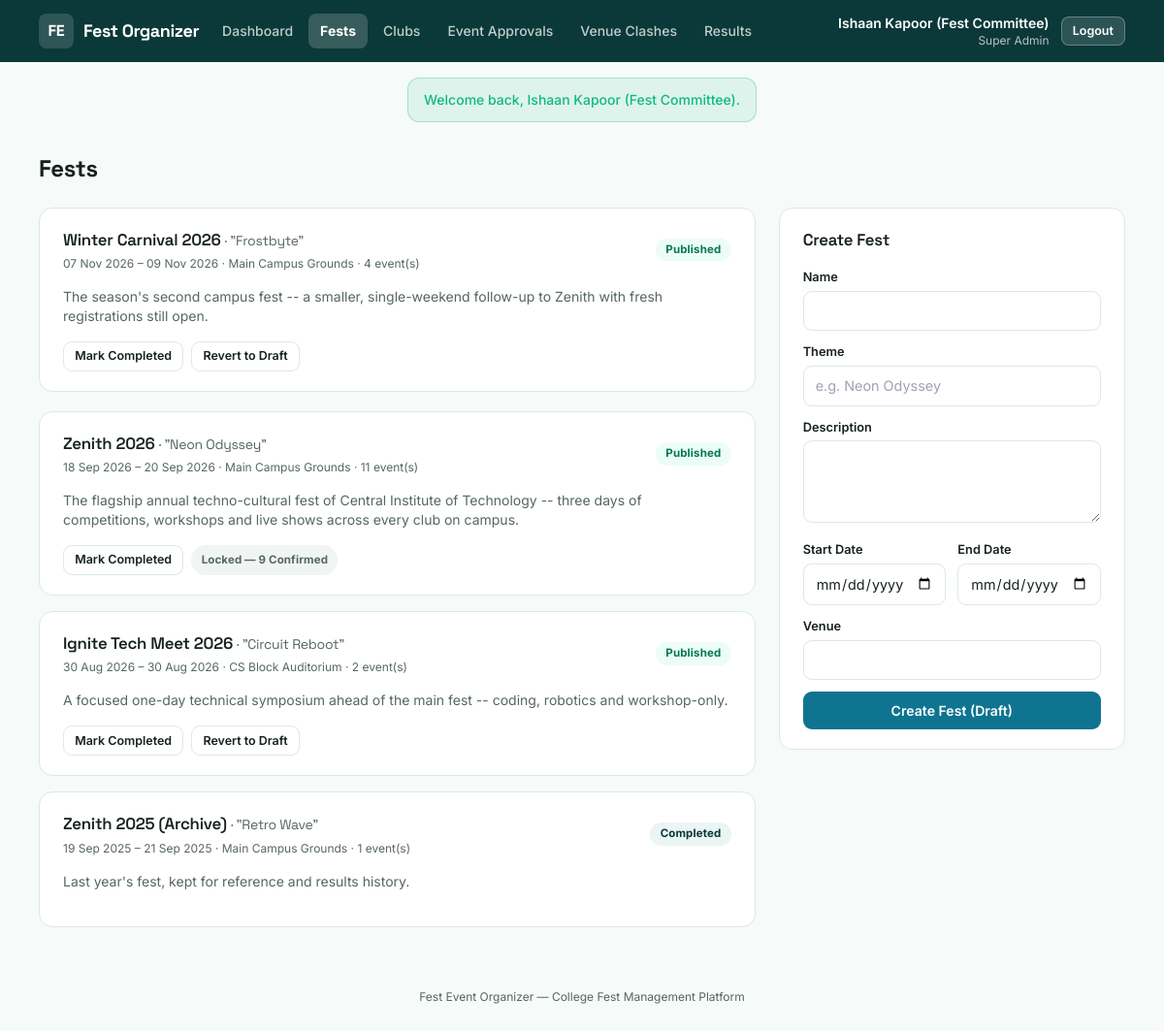
The page /index.php?route=admin/fests (signed in) on the database its author committed.
### tables this page shows
CREATE TABLE fests (
    id            INT AUTO_INCREMENT PRIMARY KEY,
    name          VARCHAR(150) NOT NULL,
    slug          VARCHAR(150) NOT NULL UNIQUE,
    description   TEXT NOT NULL,
    theme         VARCHAR(100) NOT NULL,
    start_date    DATE NOT NULL,
    end_date      DATE NOT NULL,
    venue         VARCHAR(150) NOT NULL,
    status        ENUM('draft', 'published', 'completed') NOT NULL DEFAULT 'draft',
    created_by    INT NOT NULL,
    created_at    TIMESTAMP NOT NULL DEFAULT CURRENT_TIMESTAMP,
    FOREIGN KEY (created_by) REFERENCES users(id)
);

### app/controllers/AdminController.php (called while the page is built, shortened)
<?php
require_once __DIR__ . '/../models/Fest.php';
class AdminController
{
    public function fests(): void
    {
        $fests = Fest::all();
        $old = [];
        require __DIR__ . '/../views/admin/fests.php';
    }
}

### public/index.php (called while the page is built, shortened)
<?php
require_once __DIR__ . '/../core/helpers.php';
require_once __DIR__ . '/../core/Database.php';
require_once __DIR__ . '/../app/models/Fest.php';
require_once __DIR__ . '/../app/controllers/AdminController.php';
$router = new Router();
$router->get('login', fn() => (new AuthController())->showLogin());
$router->post('login', fn() => (new AuthController())->login());
$router->get('register', fn() => (new AuthController())->showRegister());
$router->post('register', fn() => (new AuthController())->register());
$router->post('logout', fn() => (new AuthController())->logout());
$router->get('admin/dashboard', fn() => (new AdminController())->dashboard());
$router->get('admin/fests', fn() => (new AdminController())->fests());
$router->post('admin/fests/store', fn() => (new AdminController())->festStore());
$router->post('admin/fests/update', fn() => (new AdminController())->festUpdate());
$router->post('admin/fests/status', fn() => (new AdminController())->festStatus());
$router->get('admin/clubs', fn() => (new AdminController())->clubs());
$router->post('admin/clubs/store', fn() => (new AdminController())->clubStore());
$router->post('admin/clubs/status', fn() => (new AdminController())->clubStatus());
$router->get('admin/events', fn() => (new AdminController())->events());
$router->post('admin/events/approve', fn() => (new AdminController())->eventApprove());
$router->post('admin/events/reject', fn() => (new AdminController())->eventReject());
$router->get('admin/clashes', fn() => (new AdminController())->clashes());
$router->get('admin/results', fn() => (new AdminController())->results());
$router->get('organizer/dashboard', fn() => (new OrganizerController())->dashboard());
$router->get('organizer/events', fn() => (new OrganizerController())->events());
$router->get('organizer/events/new', fn() => (new OrganizerController())->eventNew());
$router->post('organizer/events/store', fn() => (new OrganizerController())->eventStore());
$router->get('organizer/events/edit', fn() => (new OrganizerController())->eventEdit());
$router->post('organizer/events/update', fn() => (new OrganizerController())->eventUpdate());
$router->get('organizer/events/roster', fn() => (new OrganizerController())->roster());
$router->post('organizer/registrations/verify', fn() => (new OrganizerController())->verifyEpass());
$router->get('organizer/events/results', fn() => (new OrganizerController())->resultsForm());
$router->post('organizer/results/store', fn() => (new OrganizerController())->resultStore());
$router->post('organizer/results/delete', fn() => (new OrganizerController())->resultDelete());
$router->get('organizer/club', fn() => (new OrganizerController())->profile());
$router->post('organizer/club/update', fn() => (new OrganizerController())->profileUpdate());
$router->get('organizer/fests', fn() => (new OrganizerController())->browseFests());
$router->get('organizer/fests/show', fn() => (new OrganizerController())->browseFestShow());
$router->get('participant/dashboard', fn() => (new ParticipantController())->dashboard());
$router->get('participant/fests', fn() => (new ParticipantController())->fests());
$router->get('participant/fests/show', fn() => (new ParticipantController())->festShow());
$router->get('participant/events/show', fn() => (new ParticipantController())->eventShow());
$router->post('participant/events/register', fn() => (new ParticipantController())->register());
$router->get('participant/registrations', fn() => (new ParticipantController())->registrations());
$router->post('participant/registrations/cancel', fn() => (new ParticipantController())->registrationCancel());
$router->get('participant/registrations/epass', fn() => (new ParticipantController())->epass());
$router->get('participant/certificates', fn() => (new ParticipantController())->certificates());
$router->get('participant/certificates/show', fn() => (new ParticipantController())->certificateShow());
$route = $_GET['route'] ?? '';
$router->dispatch($_SERVER['REQUEST_METHOD'], $route);

### core/Router.php (called while the page is built, shortened)
<?php
class Router
{
    private array $routes = ['GET' => [], 'POST' => []];
    public function get(string $route, callable $handler): void
    {
        $this->routes['GET'][$route] = $handler;
    }
    public function post(string $route, callable $handler): void
    {
        $this->routes['POST'][$route] = $handler;
    }
    public function dispatch(string $method, string $route): void
    {
        $handler = $this->routes[$method][$route] ?? null;
        try {
            $handler();
        } catch (Throwable $e) {
            error_log($e->getMessage());
            http_response_code(500);
            require __DIR__ . '/../app/views/errors/500.php';
        }
    }
}

### core/Database.php (called while the page is built)
<?php
class Database
{
    private static ?PDO $instance = null;
    public static function connect(): PDO
    {
        if (self::$instance === null) {
            $config = require __DIR__ . '/../config/database.php';
            $dsn = sprintf(
                'mysql:host=%s;port=%d;dbname=%s;charset=%s',
                $config['host'],
                $config['port'],
                $config['database'],
                $config['charset']
            );
            self::$instance = new PDO($dsn, $config['username'], $config['password'], [
                PDO::ATTR_ERRMODE            => PDO::ERRMODE_EXCEPTION,
                PDO::ATTR_DEFAULT_FETCH_MODE => PDO::FETCH_ASSOC,
                PDO::ATTR_EMULATE_PREPARES   => false,
            ]);
        }
        return self::$instance;
    }
}

### app/models/Fest.php (called while the page is built, shortened)
<?php
require_once __DIR__ . '/../../core/Database.php';
class Fest
{
    public static function all(): array
    {
        $stmt = Database::connect()->query(
            "SELECT f.*, (SELECT COUNT(*) FROM events e WHERE e.fest_id = f.id) AS event_count,
                    (SELECT COUNT(*) FROM registrations r JOIN events e2 ON e2.id = r.event_id
                      WHERE e2.fest_id = f.id AND r.status = 'confirmed') AS confirmed_registrations
             FROM fests f ORDER BY f.start_date DESC"
        );
        return $stmt->fetchAll();
    }
}

### core/helpers.php (called while the page is built, shortened)
<?php
function e(?string $value): string
{
    return htmlspecialchars($value ?? '', ENT_QUOTES, 'UTF-8');
}
function old(array $data, string $key, string $default = ''): string
{
    return e($data[$key] ?? $default);
}
function format_date(?string $date): string
{
    $ts = strtotime($date);
    return $ts === false ? '-' : date('d M Y', $ts);
}

### app/views/admin/fests.php (the view, shortened to what this page needs)
<?php $pageTitle = 'Manage Fests'; require __DIR__ . '/../partials/header.php'; require __DIR__ . '/../partials/navbar.php'; require __DIR__ . '/../partials/flash.php'; ?>
<main class="max-w-6xl mx-auto px-4 py-8 flex-1 w-full">
    <div class="flex items-center justify-between mb-6 flex-wrap gap-3">
        <h1 class="font-display text-2xl font-bold">Fests</h1>
    </div>
    <div class="grid lg:grid-cols-3 gap-6">
        <div class="lg:col-span-2 space-y-4">
            <?php foreach ($fests as $f): ?>
                <div class="card">
                    <div class="card-head">
                        <div>
                            <h2><?= e($f['name']) ?> <span class="text-slateink font-normal text-sm">&middot; "<?= e($f['theme']) ?>"</span></h2>
                            <p class="text-xs text-slateink mt-1"><?= format_date($f['start_date']) ?> &ndash; <?= format_date($f['end_date']) ?> &middot; <?= e($f['venue']) ?> &middot; <?= (int)$f['event_count'] ?> event(s)</p>
                        </div>
                        <?php $badgeClass = $f['status'] === 'published' ? 'badge-mint' : ($f['status'] === 'completed' ? 'badge-teal' : 'badge-slate'); ?>
                        <span class="badge <?= $badgeClass ?>"><?= e($f['status']) ?></span>
                    </div>
                    <p class="text-sm text-slateink mb-4"><?= e($f['description']) ?></p>
                    <div class="flex gap-2 flex-wrap">
                        <?php if ($f['status'] === 'draft'): ?>
                            <form method="POST" action="/index.php?route=admin/fests/status">
                                <?= Csrf::field() ?>
                                <input type="hidden" name="id" value="<?= (int)$f['id'] ?>">
                                <input type="hidden" name="status" value="published">
                                <button type="submit" class="btn-primary btn-sm">Publish</button>
                            </form>
                        <?php elseif ($f['status'] === 'published'): ?>
                            <form method="POST" action="/index.php?route=admin/fests/status">
                                <button type="submit" class="btn-secondary btn-sm">Mark Completed</button>
                            </form>
                            <?php if ((int)($f['confirmed_registrations'] ?? 0) === 0): ?>
                                <form method="POST" action="/index.php?route=admin/fests/status">
                                    <button type="submit" class="btn-secondary btn-sm">Revert to Draft</button>
                                </form>
                            <?php else: ?>
                                <span class="badge badge-slate" title="Un-publishing would hide this fest from participants who already hold e-passes for its events.">
                                    Locked &mdash; <?= (int)$f['confirmed_registrations'] ?> confirmed
                                </span>
                            <?php endif; ?>
                        <?php endif; ?>
                    </div>
                </div>
            <?php endforeach; ?>
        </div>
        <div class="card h-fit">
            <div class="card-head"><h2>Create Fest</h2></div>
            <form method="POST" action="/index.php?route=admin/fests/store" class="space-y-3">
                <div>
                    <label class="field-label">Name</label>
                    <input type="text" name="name" value="<?= old($old ?? [], 'name') ?>" class="field-input" required>
                </div>
                <div>
                    <label class="field-label">Theme</label>
                    <input type="text" name="theme" value="<?= old($old ?? [], 'theme') ?>" class="field-input" placeholder="e.g. Neon Odyssey" required>
                </div>
                <div>
                    <label class="field-label">Description</label>
                    <textarea name="description" rows="3" class="field-textarea" required><?= old($old ?? [], 'description') ?></textarea>
                </div>
                <div class="grid grid-cols-2 gap-3">
                    <div>
                        <label class="field-label">Start Date</label>
                        <input type="date" name="start_date" value="<?= old($old ?? [], 'start_date') ?>" class="field-input" required>
                    </div>
                    <div>
                        <label class="field-label">End Date</label>
                        <input type="date" name="end_date" value="<?= old($old ?? [], 'end_date') ?>" class="field-input" required>
                    </div>
                </div>
                <div>
                    <label class="field-label">Venue</label>
                    <input type="text" name="venue" value="<?= old($old ?? [], 'venue') ?>" class="field-input" required>
                </div>
                <button type="submit" class="btn-primary w-full">Create Fest (Draft)</button>
            </form>
        </div>
    </div>
</main>
<?php require __DIR__ . '/../partials/footer.php'; ?>

### public/assets/css/style.css (style rules this page uses)
* { box-sizing: border-box; }
h1, h2, h3, h4, .font-display { font-family: 'Space Grotesk', sans-serif; letter-spacing: -0.015em; }
.card { background: #fff; border: 1px solid #DCE9E7; border-radius: 14px; padding: 1.25rem 1.5rem; margin-bottom: 1.25rem; }
.card-head { display: flex; align-items: center; justify-content: space-between; gap: 1rem; margin-bottom: 1rem; flex-wrap: wrap; }
.card-head h2 { font-size: 1.05rem; font-weight: 600; }
.btn-primary { background: #0E7490; color: #fff; border-radius: 9px; padding: 0.55rem 1.15rem; font-weight: 600; font-size: 0.88rem; display: inline-flex; align-items: center; justify-content: center; gap: .4rem; border: none; cursor: pointer; transition: background .15s, transform .15s; }
.btn-secondary { background: #fff; color: #16211F; border: 1px solid #DCE9E7; border-radius: 9px; padding: 0.55rem 1.15rem; font-weight: 600; font-size: 0.88rem; display: inline-flex; align-items: center; justify-content: center; gap: .4rem; cursor: pointer; transition: border-color .15s, color .15s; }
.btn-sm { padding: 0.32rem 0.7rem; font-size: 0.78rem; }
.field-label { display:block; font-size: 0.8rem; font-weight: 600; color: #16211F; margin-bottom: 0.3rem; }
.field-input, .field-textarea, .field-select { width: 100%; border: 1px solid #DCE9E7; border-radius: 9px; padding: 0.55rem 0.75rem; font-size: 0.9rem; background: #fff; color: #16211F; font-family: 'Inter', sans-serif; }
.badge { display:inline-flex; align-items:center; gap: .3rem; padding: 0.2rem 0.65rem; border-radius: 999px; font-size: 0.72rem; font-weight: 700; letter-spacing: 0.01em; text-transform: capitalize; }
.badge-teal { background: #EAF5F4; color: #0B3838; }
.badge-mint { background: #ECFDF5; color: #047857; }
.badge-slate { background: #F0F4F3; color: #56675F; }

### rows shown on the page
fests: name "Winter Carnival 2026", theme "Frostbyte", start_date "07 Nov 2026", end_date "09 Nov 2026", venue "Main Campus Grounds", event_count "4", status "Published", description "The season's second campus fest -- a smaller, single-weekend follow-up to Zenith with fresh registrations still open."
fests: name "Zenith 2026", theme "Neon Odyssey", start_date "18 Sep 2026", end_date "20 Sep 2026", venue "Main Campus Grounds", event_count "11", status "Published", description "The flagship annual techno-cultural fest of Central Institute of Technology -- three days of competitions, workshops and live shows across every club on campus.", confirmed_registrations "9"
fests: name "Ignite Tech Meet 2026", theme "Circuit Reboot", start_date "30 Aug 2026", end_date "30 Aug 2026", venue "CS Block Auditorium", event_count "2", status "Published", description "A focused one-day technical symposium ahead of the main fest -- coding, robotics and workshop-only."
fests: name "Zenith 2025 (Archive)", theme "Retro Wave", start_date "19 Sep 2025", end_date "21 Sep 2025", venue "Main Campus Grounds", event_count "1", status "Completed", description "Last year's fest, kept for reference and results history."

### other values the page prints
$label "Dashboard"
$label "Fests"
$label "Clubs"
$label "Event Approvals"
$label "Venue Clashes"
$label "Results"
Auth::name() "Ishaan Kapoor (Fest Committee)"
str_replace('_', ' ', $role ?? '') "Super Admin"
$success "Welcome back, Ishaan Kapoor (Fest Committee)."
